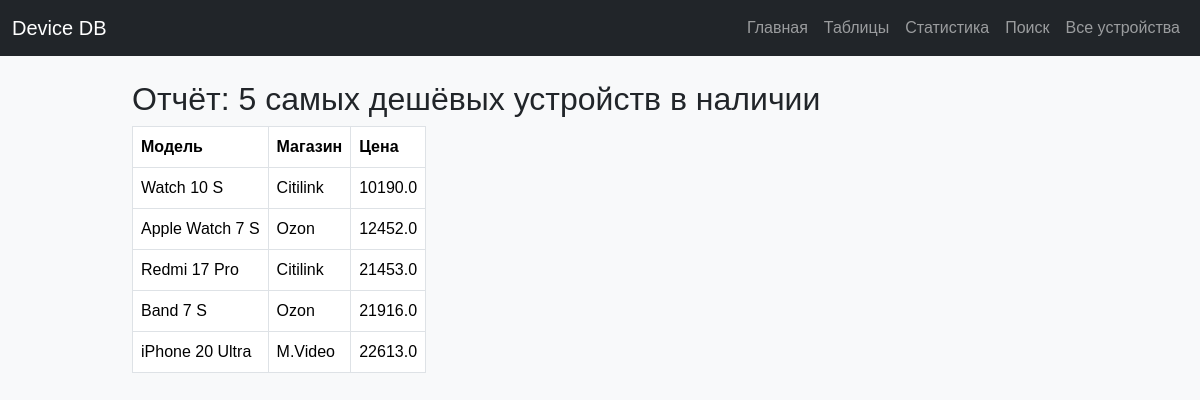
Screenshot of /report with the database file from the repository.
### tables this page shows
CREATE TABLE device_retailers (
    device_retailer_id INTEGER PRIMARY KEY CHECK(device_retailer_id BETWEEN 1 AND 500),
    device_id INTEGER NOT NULL,
    retailer_id INTEGER NOT NULL,
    price REAL NOT NULL CHECK(price BETWEEN 0.0 AND 1000000.0),
    in_stock INTEGER NOT NULL CHECK(in_stock IN (0, 1)),
    last_updated TEXT CHECK(LENGTH(last_updated) <= 30),
    FOREIGN KEY (device_id) REFERENCES devices(device_id),
    FOREIGN KEY (retailer_id) REFERENCES retailers(retailer_id)
);

CREATE TABLE devices (
    device_id INTEGER PRIMARY KEY CHECK(device_id BETWEEN 1 AND 500),
    manufacturer_id INTEGER NOT NULL,
    category_id INTEGER NOT NULL,
    os_id INTEGER NOT NULL,
    model TEXT NOT NULL CHECK(LENGTH(model) BETWEEN 1 AND 30),
    release_date TEXT NOT NULL CHECK(LENGTH(release_date) = 10),
    current_price REAL NOT NULL CHECK(current_price BETWEEN 0 AND 1000000),
    weight_grams INTEGER NOT NULL CHECK(weight_grams BETWEEN 1 AND 1000000),
    color_id INTEGER NOT NULL,
    is_waterproof INTEGER NOT NULL CHECK(is_waterproof IN (0, 1)),
    warranty_months INTEGER NOT NULL CHECK(warranty_months BETWEEN 1 AND 24),
    FOREIGN KEY (manufacturer_id) REFERENCES manufacturers(manufacturer_id),
    FOREIGN KEY (category_id) REFERENCES categories(category_id),
    FOREIGN KEY (os_id) REFERENCES operating_systems(os_id),
    FOREIGN KEY (color_id) REFERENCES color(color_id)
);

CREATE TABLE retailers (
    retailer_id INTEGER PRIMARY KEY CHECK(retailer_id BETWEEN 1 AND 1000),
    name TEXT NOT NULL CHECK(LENGTH(name) BETWEEN 1 AND 30),
    website TEXT NOT NULL CHECK(LENGTH(website) BETWEEN 10 AND 60),
    rating REAL
);

### app.py (the view)
@app.route('/report')
def report():
    with sqlite3.connect(DB_PATH) as conn:
        c = conn.cursor()
        c.execute("""
            SELECT d.model, r.name AS retailer, dr.price
            FROM device_retailers dr
            JOIN devices d ON dr.device_id = d.device_id
            JOIN retailers r ON dr.retailer_id = r.retailer_id
            WHERE dr.in_stock = 1
            ORDER BY dr.price ASC
            LIMIT 5;
        """)
        rows = c.fetchall()
    return render_template('report.html', rows=rows)

### templates/report.html
{% extends "base.html" %}
{% block content %}
  <h2>Отчёт: 5 самых дешёвых устройств в наличии</h2>
  <table class="table table-bordered w-auto">
    <thead>
      <tr>
        <th>Модель</th>
        <th>Магазин</th>
        <th>Цена</th>
      </tr>
    </thead>
    <tbody>
      {% for row in rows %}
        <tr>
          <td>{{ row[0] }}</td>
          <td>{{ row[1] }}</td>
          <td>{{ row[2] }}</td>
        </tr>
      {% endfor %}
    </tbody>
  </table>
{% endblock %}

### templates/base.html (shortened to what this page needs)
<!doctype html>
<html lang="ru">
  <head>
    <link rel="stylesheet" href="https://cdn.jsdelivr.net/npm/bootstrap@5.3.3/dist/css/bootstrap.min.css">
    <link rel="stylesheet" href="{{ url_for('static', filename='style.css') }}">
  </head>
  <body>
    <nav class="navbar navbar-expand-lg navbar-dark bg-dark mb-4">
      <div class="container-fluid">
        <a class="navbar-brand" href="{{ url_for('index') }}">Device DB</a>
        <div class="navbar-nav">
          <a class="nav-link" href="{{ url_for('index') }}">Главная</a>
          <a class="nav-link" href="{{ url_for('tables_list') }}">Таблицы</a>
          <a class="nav-link" href="{{ url_for('statistic') }}">Статистика</a>
          <a class="nav-link" href="{{ url_for('search') }}">Поиск</a>
          <a class="nav-link" href="{{ url_for('all_devices') }}">Все устройства</a>
        </div>
      </div>
    </nav>
    <div class="container">
      {% block content %}{% endblock %}
    </div>
  </body>
</html>

### static/style.css (style rules this page uses)
html, body { margin: 0; padding: 0; height: 100%; background-color: #f8f9fa; font-family: Arial, sans-serif; }
.navbar { width: 100%; }
.container { max-width: 960px; }

### rows the page displays
device_retailers: model "Watch 10 S", name "Citilink", price "10190.0"
device_retailers: model "Apple Watch 7 S", name "Ozon", price "12452.0"
device_retailers: model "Redmi 17 Pro", name "Citilink", price "21453.0"
device_retailers: model "Band 7 S", name "Ozon", price "21916.0"
device_retailers: model "iPhone 20 Ultra", name "M.Video", price "22613.0"
